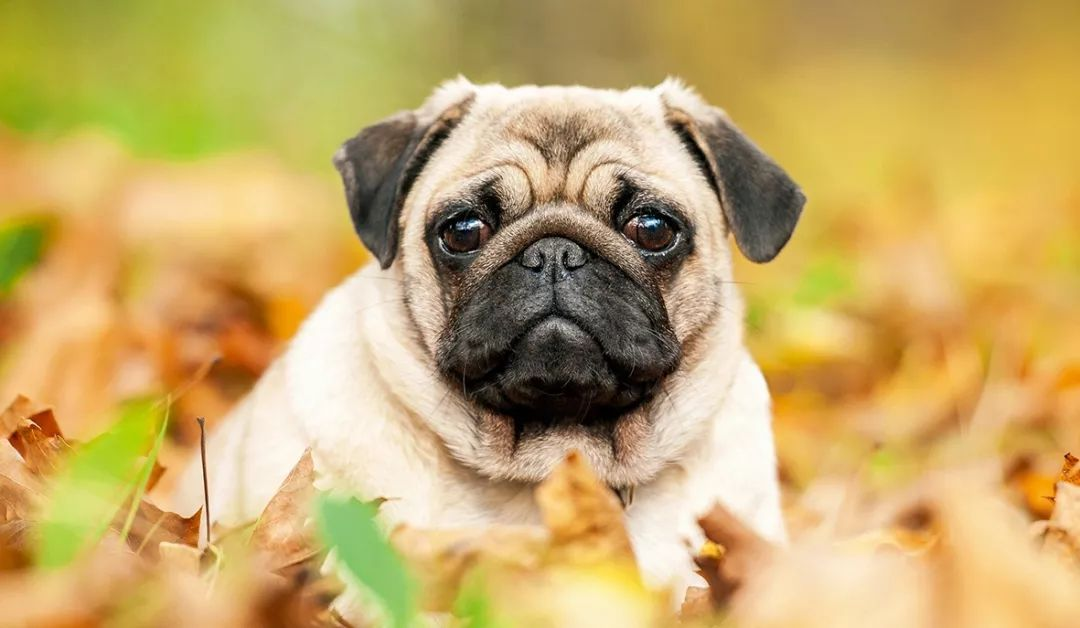
#> input picture opencv_learn/image/bage.jpeg, 1080 x 628 px, found by its file name
$ python opencv_demo6.py
#> lines starting #> are read from the running program, lines starting #| are printed output that depends on the picture
# -*- coding: utf-8 -*-
"""
图像几何变化
目标：
1.实现旋转、平移和缩放
2.OpenCV函数：cv2.resize(), cv2.flip(), cv2.warpAffine()

"""
import numpy as np
import matplotlib.pyplot as plt

import cv2


# 缩放图片
def resize():
    img = cv2.imread(r"..\image\bage.jpeg", 0)

    # 按照指定的宽度、高度缩放图片
    res = cv2.resize(img, (640, 480))
    # 按照比例缩放，x,y轴均放大一倍
    res2 = cv2.resize(img, None, fx=2, fy=2, interpolation=cv2.INTER_LINEAR)
    cv2.imshow("test", img)
    cv2.imshow("resize", res2)
    cv2.waitKey(0)


# 翻转图片
def flip():
    img = cv2.imread(r"..\image\bage.jpeg", 0)

    # 按照指定的宽度、高度缩放图片
    # 参数2 = 0：垂直翻转(沿x轴)，参数2 > 0: 水平翻转(沿y轴)，参数2 < 0: 水平垂直翻转。
    res = cv2.flip(img, 2)

    cv2.imshow("test", img)
    cv2.imshow("resize", res)
    cv2.waitKey(0)


# 平移图片
def warpAffine():
    import numpy as np

    img = cv2.imread(r"..\image\bage.jpeg", 0)
    rows, cols = img.shape[:2]

    # 定义平移矩阵，需要是numpy的float32类型
    # x轴平移100，y轴平移50
    M = np.float32([[1, 0, 100], [0, 1, 50]])
    # 用仿射变换实现平移
    dst = cv2.warpAffine(img, M, (cols, rows))

    cv2.imshow("old", img)
    cv2.imshow("demo", dst)
    cv2.waitKey(0)


# 旋转图片

def Rotation():
    img = cv2.imread(r"..\image\bage.jpeg", 0)
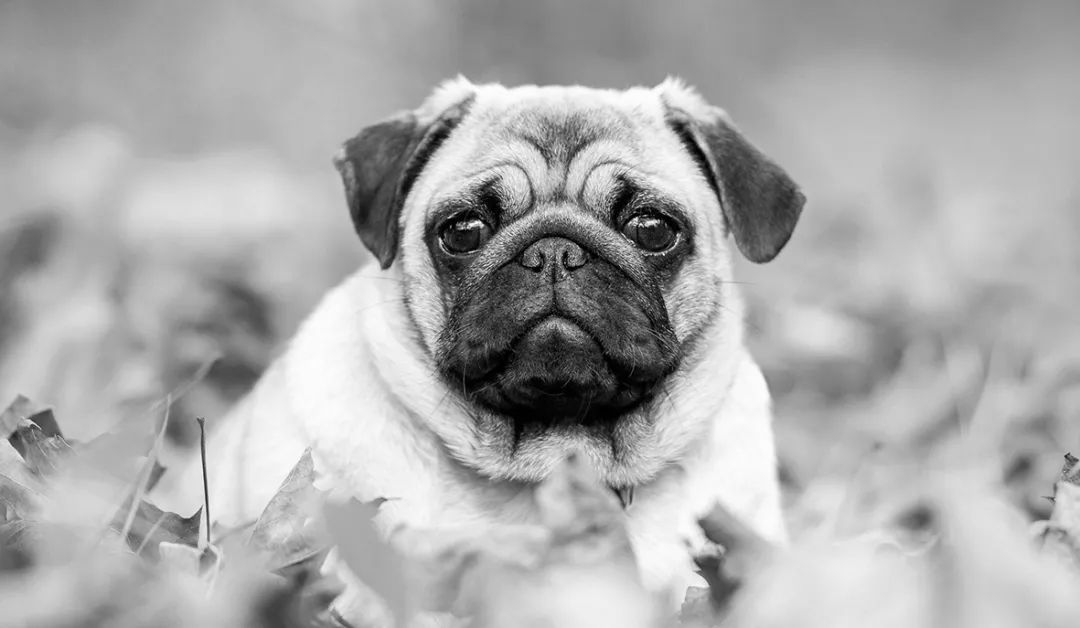
#> img: shape (628, 1080); min 0, max 255, mean 171.3
    rows, cols = img.shape[:2]
#> rows = 628; cols = 1080
    # 45度旋转图片并缩小一半
    # getRotationMatrix2D()函数生成变化矩阵，需要传入3个参数
    # 参数1：图片的旋转中心
    # 参数2：旋转角度，正：逆时针，负：顺时针
    # 参数3：缩放比例，0.5表示缩小一半
    M = cv2.getRotationMatrix2D((cols / 2, rows / 2), 45, 0.5)
    dst = cv2.warpAffine(img, M, (cols, rows))
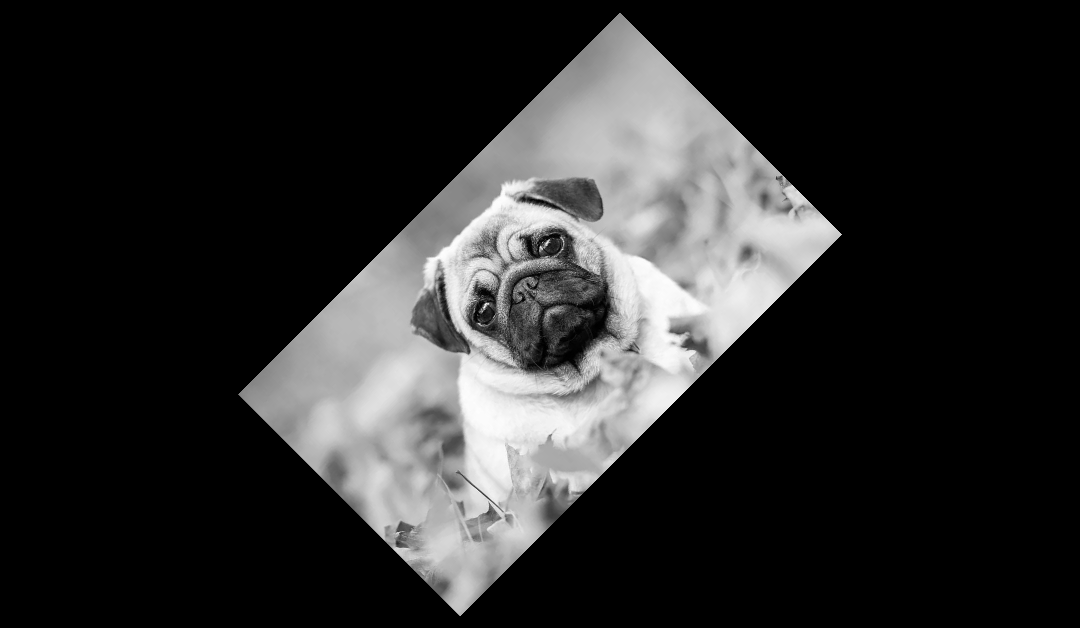
#> dst: shape (628, 1080); min 0, max 255, mean 42.8

    cv2.imshow("demo", dst)
    cv2.waitKey(0)


if __name__ == "__main__":
    Rotation()

$ run again, with opencv_learn/image/001.jpg copied over opencv_learn/image/bage.jpeg
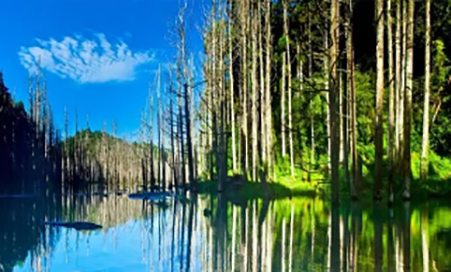
#> input picture opencv_learn/image/001.jpg, 451 x 272 px, found by its file name
#> in Rotation, `img = cv2.imread(r"..\image\bage.jpeg", 0)`:
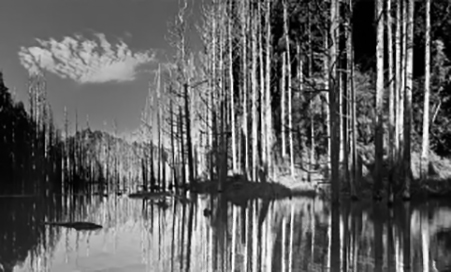
#> img: shape (272, 451); min 0, max 255, mean 97.5
#> in Rotation, `dst = cv2.warpAffine(img, M, (cols, rows))`:
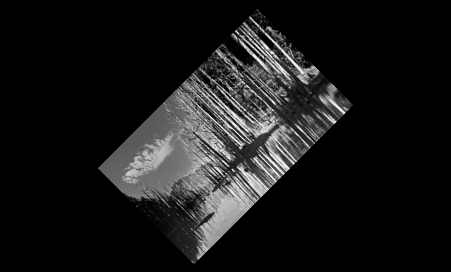
#> dst: shape (272, 451); min 0, max 253, mean 24.4
